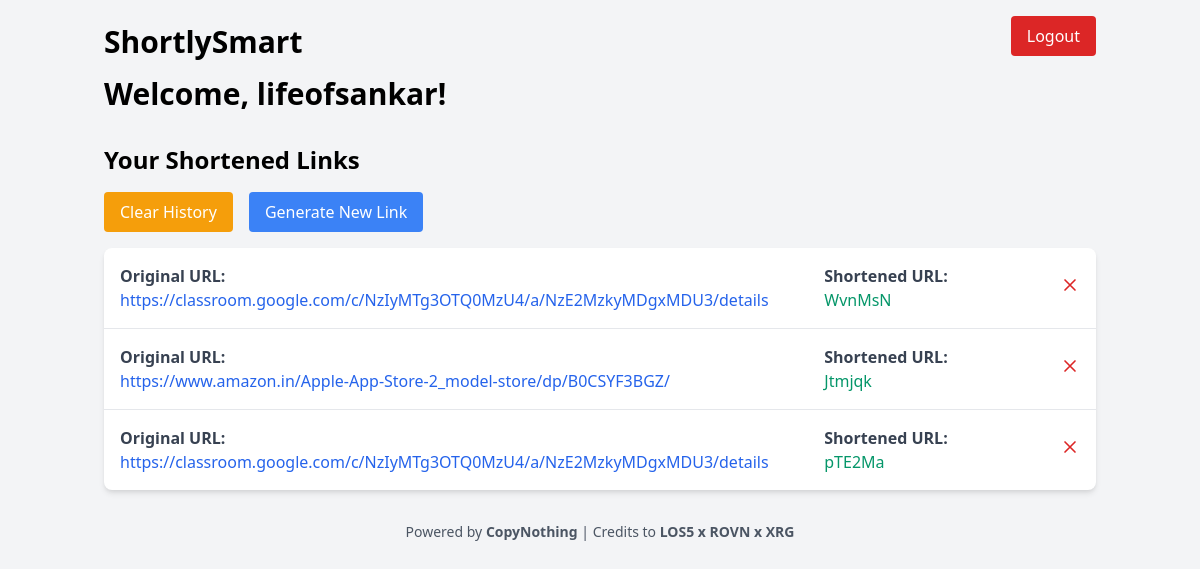
/dashboard (signed in), run on an earlier commit of the app's database.
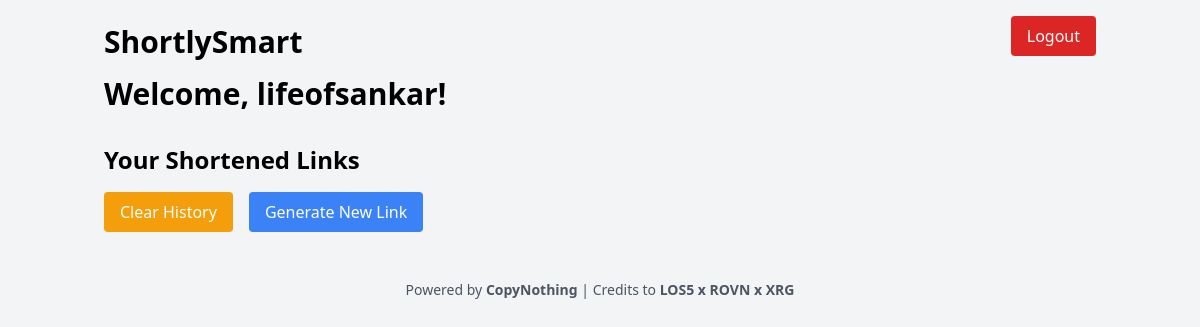
And on a later commit of the database.
### database.py (models this page shows, shortened)
class URLMapping(db.Model):
    id = db.Column(db.Integer, primary_key=True)
    short_url = db.Column(db.String(6), unique=True, nullable=False)
    long_url = db.Column(db.String(2048), nullable=False)
    user_id = db.Column(db.Integer, db.ForeignKey('user.id'), nullable=False)

### app.py (the view)
@app.route('/dashboard')
@login_required
def dashboard():
    user = current_user
    links = URLMapping.query.filter_by(user_id=user.id).all()
    return render_template('dashboard.html', links=links)

### app.py (called while the page is built)
@login_manager.user_loader
def load_user(user_id):
    return User.query.get(int(user_id))

### templates/dashboard.html (shortened to what this page needs)
<!DOCTYPE html>
<html lang="en">
<head>
    <link href="https://cdn.jsdelivr.net/npm/tailwindcss@2.2.19/dist/tailwind.min.css" rel="stylesheet">
</head>
<body class="bg-gray-100 font-sans antialiased">
    <div class="max-w-5xl mx-auto px-4 py-6 relative">
        <a href="{{ url_for('logout') }}" class="absolute top-4 right-4 inline-block bg-red-600 text-white px-4 py-2 rounded hover:bg-red-700 transition duration-300">Logout</a>
        <div class="flex justify-between items-center mb-4">
            <h1 class="text-3xl font-bold">ShortlySmart</h1>
        </div>
        <h1 class="text-3xl font-bold mb-4">Welcome, {{ current_user.username }}!</h1>
        <h2 class="text-2xl font-semibold mt-8 mb-4">Your Shortened Links</h2>
        <div class="flex space-x-4 mb-4">
        <form action="{{ url_for('clear_history') }}" method="post">
            <button type="submit" class="inline-block bg-yellow-500 text-white px-4 py-2 rounded hover:bg-blue-700 transition duration-300">Clear History</button>
        </form>
            <a href="{{ url_for('index') }}" class="inline-block bg-blue-500 text-white px-4 py-2 rounded hover:bg-blue-600 transition duration-300">Generate New Link</a>
        </div>
        <div class="bg-white shadow-md rounded-lg overflow-hidden">
            <ul class="divide-y divide-gray-200">
                {% for link in links %}
                    <li class="p-4 hover:bg-gray-100 transition duration-300">
                        <div class="flex justify-between items-center">
                            <div class="w-3/5">
                                <strong class="block text-gray-700">Original URL:</strong>
                                <a href="{{ link.long_url }}" target="_blank" class="text-blue-600 hover:underline">{{ link.long_url }}</a>
                            </div>
                            <div class="ml-4">
                                <strong class="block text-gray-700">Shortened URL:</strong>
                                <a href="{{ url_for('redirect_url', short_url=link.short_url) }}" target="_blank" class="text-green-600 hover:underline">{{ link.short_url }}</a>
                            </div>
                            <div>
                                <button onclick="deleteLink('{{ link.short_url }}')" class="text-red-600 hover:text-red-800">
                                    <svg xmlns="http://www.w3.org/2000/svg" class="h-5 w-5" fill="none" viewBox="0 0 24 24" stroke="currentColor">
                                        <path stroke-linecap="round" stroke-linejoin="round" stroke-width="2" d="M6 18L18 6M6 6l12 12"/>
                                    </svg>
                                </button>
                            </div>
                        </div>
                    </li>
                {% endfor %}
            </ul>
        </div>
        <div class="mt-8 text-center text-sm text-gray-600">
            <p>Powered by <strong>CopyNothing</strong> | Credits to <strong><a href="https://lifeofsankar.me">LOS5</a> x <a href="https://rovn.me">ROVN</a> x <a href="https://xrg.systems">XRG</a></strong> </p>
        </div>
    </div>
</body>
</html>

What changed in the data, as far as the page shows it:
removed URLMapping: long_url "https://classroom.google.com/c/NzIyMTg3OTQ0MzU4/a/NzE2MzkyMDgxMDU3/details", short_url "WvnMsN"
removed URLMapping: long_url "https://www.amazon.in/Apple-App-Store-2_model-store/dp/B0CSYF3BGZ/", short_url "Jtmjqk"
removed URLMapping: long_url "https://classroom.google.com/c/NzIyMTg3OTQ0MzU4/a/NzE2MzkyMDgxMDU3/details", short_url "pTE2Ma"
